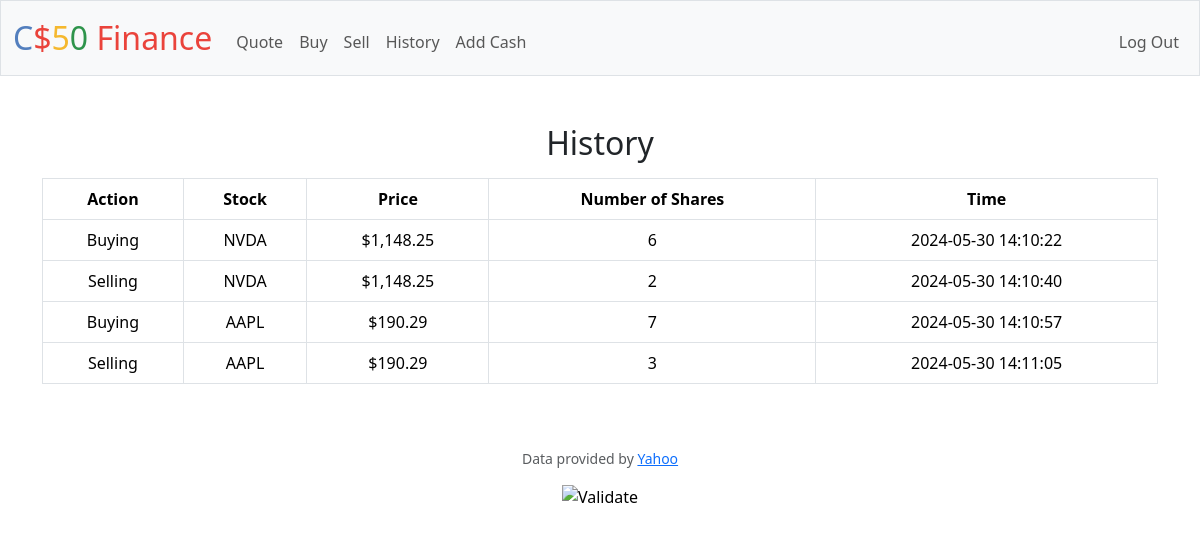
The app's page /history (signed in) with its own data.
### tables this page shows
CREATE TABLE transactions (id INTEGER PRIMARY KEY AUTOINCREMENT NOT NULL, user_id INTEGER NOT NULL, buying BOOLEAN NOT NULL, stock_symbol TEXT NOT NULL, stock_price NUMERIC NOT NULL, stock_shares INTEGER NOT NULL, time TEXT NOT NULL, FOREIGN KEY (user_id) REFERENCES users(id));

### app.py (the view)
@app.route("/history")
@login_required
def history():
    transactions = db.execute("SELECT * FROM transactions WHERE user_id = ?",
                              session["user_id"])
    return render_template("history.html", transactions=transactions)

### app.py (called while the page is built)
@app.after_request
def after_request(response):
    response.headers["Cache-Control"] = "no-cache, no-store, must-revalidate"
    response.headers["Expires"] = 0
    response.headers["Pragma"] = "no-cache"
    return response

### helpers.py (called while the page is built)
def login_required(f):
    @wraps(f)
    def decorated_function(*args, **kwargs):
        if session.get("user_id") is None:
            return redirect("/login")
        return f(*args, **kwargs)
    return decorated_function

def usd(value):
    return f"${value:,.2f}"

### templates/history.html (shortened to what this page needs)
{% extends "layout.html" %}
{% block main %}
    <h2 class="mb-3">History</h2>
        <table class="table table-bordered">
            <thead>
                <tr>
                    <th scope="col">Action</th>
                    <th scope="col">Stock</th>
                    <th scope="col">Price</th>
                    <th scope="col">Number of Shares</th>
                    <th scope="col">Time</th>
                </tr>
            </thead>
            <tbody>
                {% for transaction in transactions %}
                    <tr>
                        <td>
                            {% if transaction.buying %}
                            Buying
                            {% else %}
                            Selling
                            {% endif %}
                        </td>
                        <td>{{ transaction.stock_symbol }}</td>
                        <td>{{ transaction.stock_price | usd }}</td>
                        <td>{{ transaction.stock_shares }}</td>
                        <td>{{ transaction.time }}</td>
                    </tr>
                {% endfor %}
            </tbody>
        </table>
{% endblock %}

### records on screen
transactions: buying "Buying"
transactions: buying "Selling"
transactions: buying "Buying"
transactions: buying "Selling"
